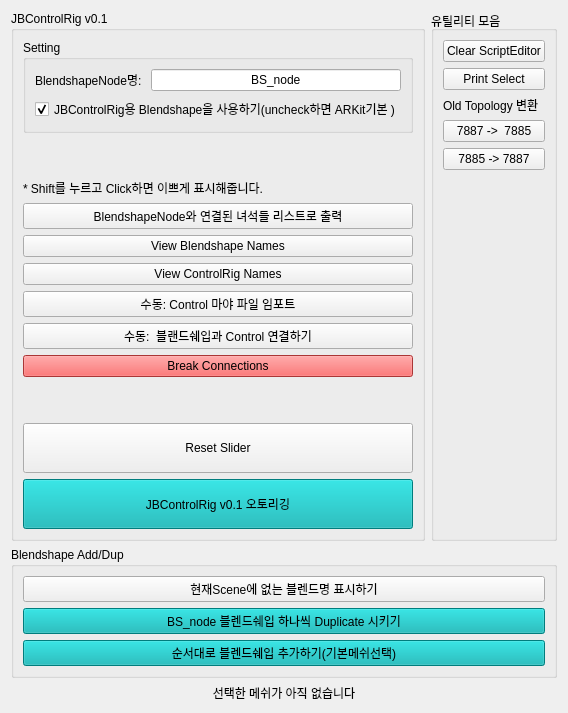
         <widget class="QWidget" name="tab">
          <attribute name="title">
           <string>AutoRig</string>
          </attribute>
          <layout class="QVBoxLayout" name="verticalLayout_4">
           <item>
            <layout class="QHBoxLayout" name="horizontalLayout_15">
             <item>
              <widget class="QGroupBox" name="groupBox_10">
               <property name="title">
                <string>JBControlRig v0.1</string>
               </property>
               <layout class="QVBoxLayout" name="verticalLayout_14">
                <item>
                 <widget class="QGroupBox" name="groupBox_24">
                  <property name="title">
                   <string>Setting</string>
                  </property>
                  <layout class="QVBoxLayout" name="verticalLayout_30">
                   <item>
                    <layout class="QHBoxLayout" name="horizontalLayout_41">
                     <item>
                      <widget class="QLabel" name="label_21">
                       <property name="text">
                        <string>BlendshapeNode명: </string>
                       </property>
                      </widget>
                     </item>
                     <item>
                      <widget class="QLineEdit" name="lineEdit_blendshapenodeName">
                       <property name="minimumSize">
                        <size>
                         <width>0</width>
                         <height>0</height>
                        </size>
                       </property>
                       <property name="maximumSize">
                        <size>
                         <width>16777215</width>
                         <height>16777215</height>
                        </size>
                       </property>
                       <property name="text">
                        <string>BS_node</string>
                       </property>
                       <property name="alignment">
                        <set>Qt::AlignCenter</set>
                       </property>
                      </widget>
                     </item>
                    </layout>
                   </item>
                   <item>
                    <widget class="QCheckBox" name="cb_ictOriginal">
                     <property name="text">
                      <string>JBControlRig용 Blendshape을 사용하기(uncheck하면 ARKit기본 )</string>
                     </property>
                     <property name="checked">
                      <bool>true</bool>
                     </property>
                    </widget>
                   </item>
                  </layout>
                 </widget>
                </item>
                <item>
                 <spacer name="verticalSpacer">
                  <property name="orientation">
                   <enum>Qt::Vertical</enum>
                  </property>
                  <property name="sizeHint" stdset="0">
                   <size>
                    <width>20</width>
                    <height>40</height>
                   </size>
                  </property>
                 </spacer>
                </item>
                <item>
                 <widget class="QLabel" name="label_14">
                  <property name="text">
                   <string>* Shift를 누르고 Click하면 이쁘게 표시해줍니다.</string>
                  </property>
                 </widget>
                </item>
                <item>
                 <widget class="QPushButton" name="pb_printBSConnectInfo2">
                  <property name="text">
                   <string>BlendshapeNode와 연결된 녀석들 리스트로 출력</string>
                  </property>
                 </widget>
                </item>
                <item>
                 <widget class="QPushButton" name="pb_veiwBlendshapes">
                  <property name="text">
                   <string>View Blendshape Names</string>
                  </property>
                 </widget>
                </item>
                <item>
                 <widget class="QPushButton" name="pb_viewControlrig">
                  <property name="text">
                   <string>View ControlRig Names</string>
                  </property>
                 </widget>
                </item>
                <item>
                 <widget class="QPushButton" name="pb_importControlrigMayafile">
                  <property name="text">
                   <string>수동: Control 마야 파일 임포트</string>
                  </property>
                 </widget>
                </item>
                <item>
                 <widget class="QPushButton" name="pb_connectBsWithControl">
                  <property name="minimumSize">
                   <size>
                    <width>0</width>
                    <height>0</height>
                   </size>
                  </property>
                  <property name="text">
                   <string>수동:  블랜드쉐입과 Control 연결하기</string>
                  </property>
                 </widget>
                </item>
                <item>
                 <widget class="QPushButton" name="pb_breakConnection">
                  <property name="styleSheet">
                   <string notr="true">background-color: rgb(238,75, 75);</string>
                  </property>
                  <property name="text">
                   <string>Break Connections</string>
                  </property>
                 </widget>
                </item>
                <item>
                 <spacer name="verticalSpacer_5">
                  <property name="orientation">
                   <enum>Qt::Vertical</enum>
                  </property>
                  <property name="sizeHint" stdset="0">
                   <size>
                    <width>20</width>
                    <height>40</height>
                   </size>
                  </property>
                 </spacer>
                </item>
                <item>
                 <widget class="QPushButton" name="pb_resetSlider">
                  <property name="minimumSize">
                   <size>
                    <width>0</width>
                    <height>50</height>
                   </size>
                  </property>
                  <property name="text">
                   <string>Reset Slider</string>
                  </property>
                 </widget>
                </item>
                <item>
                 <widget class="QPushButton" name="pb_autoControlRig">
                  <property name="minimumSize">
                   <size>
                    <width>0</width>
                    <height>50</height>
                   </size>
                  </property>
                  <property name="styleSheet">
                   <string notr="true">background-color: rgb(0,175, 175);</string>
                  </property>
                  <property name="text">
                   <string>JBControlRig v0.1 오토리깅</string>
                  </property>
                 </widget>
                </item>
               </layout>
              </widget>
             </item>
             <item>
              <widget class="QGroupBox" name="groupBox_9">
               <property name="title">
                <string>유틸리티 모음</string>
               </property>
               <layout class="QVBoxLayout" name="verticalLayout_18">
                <item>
                 <widget class="QPushButton" name="pb_clearScriptEditor">
                  <property name="text">
                   <string>Clear ScriptEditor</string>
                  </property>
                 </widget>
                </item>
                <item>
                 <widget class="QPushButton" name="pb_printSelect">
                  <property name="text">
                   <string>Print Select</string>
                  </property>
                 </widget>
                </item>
                <item>
                 <widget class="QLabel" name="label_15">
                  <property name="text">
                   <string>Old Topology 변환</string>
                  </property>
                 </widget>
                </item>
                <item>
                 <widget class="QPushButton" name="pb_make_7885">
                  <property name="text">
                   <string>7887 -&gt;  7885</string>
                  </property>
                 </widget>
                </item>
                <item>
                 <widget class="QPushButton" name="pb_make_7887">
                  <property name="text">
                   <string>7885 -&gt; 7887</string>
                  </property>
                 </widget>
                </item>
                <item>
                 <spacer name="verticalSpacer_3">
                  <property name="orientation">
                   <enum>Qt::Vertical</enum>
                  </property>
                  <property name="sizeHint" stdset="0">
                   <size>
                    <width>20</width>
                    <height>40</height>
                   </size>
                  </property>
                 </spacer>
                </item>
               </layout>
              </widget>
             </item>
            </layout>
           </item>
           <item>
            <layout class="QVBoxLayout" name="verticalLayout_16">
             <item>
              <widget class="QGroupBox" name="groupBox_16">
               <property name="title">
                <string>Blendshape Add/Dup</string>
               </property>
               <layout class="QVBoxLayout" name="verticalLayout_22">
                <item>
                 <widget class="QPushButton" name="pb_printNoneBSList">
                  <property name="text">
                   <string>현재Scene에 없는 블렌드명 표시하기</string>
                  </property>
                 </widget>
                </item>
                <item>
                 <widget class="QPushButton" name="pb_copyBlendshapes">
                  <property name="styleSheet">
                   <string notr="true">background-color: rgb(0,175, 175);</string>
                  </property>
                  <property name="text">
                   <string>BS_node 블렌드쉐입 하나씩 Duplicate 시키기</string>
                  </property>
                 </widget>
                </item>
                <item>
                 <widget class="QPushButton" name="pb_AddBlendshapeToOrder">
                  <property name="styleSheet">
                   <string notr="true">background-color: rgb(0,175, 175);</string>
                  </property>
                  <property name="text">
                   <string>순서대로 블렌드쉐입 추가하기(기본메쉬선택)</string>
                  </property>
                 </widget>
                </item>
               </layout>
              </widget>
             </item>
             <item>
              <widget class="QLabel" name="label">
               <property name="text">
                <string>선택한 메쉬가 아직 없습니다</string>
               </property>
               <property name="alignment">
                <set>Qt::AlignCenter</set>
               </property>
              </widget>
             </item>
            </layout>
           </item>
          </layout>
         </widget>
